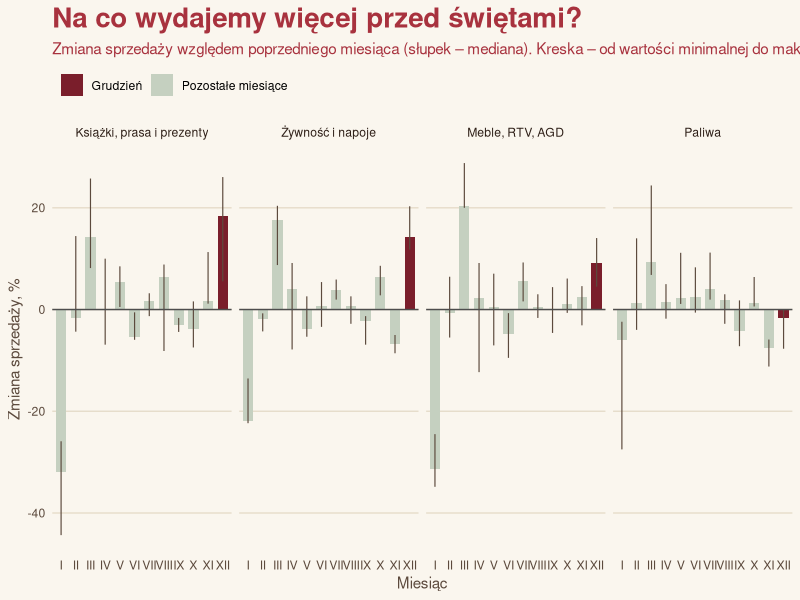

Generate this figure with R:

### wczytanie danych

library(dplyr)
library(tidyr)
library(ggplot2)

KARTA <- "#FAF6EE"

retail <- read.csv("data/raw/retail_raw.csv",
                   sep = ";",
                   fileEncoding = "UTF-8")


kategorie <- c("furniture, radio, TV and household appliances", 
               "food, beverages and tobacco products",
               "newspapers, books, other sale in specialized stores", 
               "solid, liquid and gaseous fuels")


# usuwamy 2020 i 2026 rok, wybieramy potrzebne kolumny, wybieramy 4 kategorii dla 4 podwykresow,
# usuwamy schowane dane
retail <- retail %>% filter(Year %in% c(2021:2025)) %>% 
      select(Name, Months, Activity.types, Year, Value) %>%
      filter(Activity.types %in% kategorie) %>%
      filter(Value != 0)

cala_polska <-retail %>% 
  group_by(Activity.types, Year, Months) %>%
  summarise(Value = median(Value), .groups = "drop" )
  
wynik <- cala_polska %>%
  group_by(Activity.types, Months) %>%
  summarise(mediana = median(Value) - 100,
            min = min(Value) - 100,
            max = max(Value) - 100,
            .groups = "drop")
wynik <- wynik %>%
  mutate(Months = factor(Months, levels = month.name))

wynik <- wynik %>%
  mutate(Activity.types = recode(Activity.types,
                                 "food, beverages and tobacco products"                = "Żywność i napoje",
                                 "newspapers, books, other sale in specialized stores" = "Książki, prasa i prezenty",
                                 "furniture, radio, TV and household appliances"       = "Meble, RTV, AGD",
                                 "solid, liquid and gaseous fuels"                     = "Paliwa"))
wynik <- wynik %>%
  mutate(wyroznienie = ifelse(Months == "December", "Grudzień", "Pozostałe miesiące"))

wynik <- wynik %>%
  mutate(Activity.types = factor(Activity.types,
                                 levels = c("Książki, prasa i prezenty", "Żywność i napoje", "Meble, RTV, AGD", "Paliwa")))

p <- ggplot(wynik, aes(x = Months, y = mediana, fill = wyroznienie)) +
  geom_col(width = 0.7) +
  facet_wrap(~ Activity.types, nrow = 1) +
  geom_linerange(aes(ymin = min, ymax = max), colour = "#5C4A3D", linewidth = 0.4)+
  geom_hline(yintercept = 0, colour = "grey30") +
  scale_fill_manual(values = c("Grudzień" = "#7A1E2B", "Pozostałe miesiące" = "#C5D0C0"),
                    breaks = c("Grudzień", "Pozostałe miesiące"),
                    name = NULL) +
  scale_x_discrete(labels = c("I","II","III","IV","V","VI",
                                "VII","VIII","IX","X","XI","XII")) +
  labs(title    = "Na co wydajemy więcej przed świętami?",
         subtitle = "Zmiana sprzedaży względem poprzedniego miesiąca (słupek – mediana). Kreska – od wartości minimalnej do maksymalnej w okresie 2021–2025.",
         x = "Miesiąc",
         y = "Zmiana sprzedaży, %",
         )+
    #caption = "Źródło: GUS, Bank Danych Lokalnych"      
  theme_minimal()+
  theme(
    panel.grid.major.x = element_blank(),
    panel.grid.minor   = element_blank(),
    plot.background  = element_rect(fill = KARTA, colour = NA),
    panel.background = element_rect(fill = KARTA, colour = NA),
    plot.title    = element_text(colour = "#A8323E", face = "bold", size = 20),
    plot.subtitle = element_text(colour = "#A8323E"),
    legend.position = "top",
    legend.justification = "left",
    panel.grid.major.y = element_line(colour = "#E6DDCB"),  
    axis.text  = element_text(colour = "#5C4A3D"),          
    axis.title = element_text(colour = "#5C4A3D"),          
    strip.text = element_text(colour = "#2E1F17")     
    )
  
ggsave("~/Desktop/wykres_zakupy.png", plot = p,
       width = 30, height = 12, units = "cm", dpi = 300, bg = KARTA)


podglad <- retail %>%
  pivot_wider(names_from = Year, values_from = Value)
